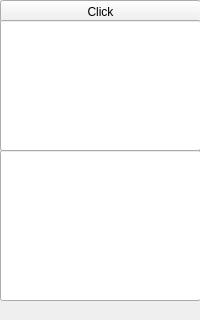
<?xml version="1.0" encoding="UTF-8"?>
<ui version="4.0">
 <class>MainWindow</class>
 <widget class="QMainWindow" name="MainWindow">
  <property name="geometry">
   <rect>
    <x>0</x>
    <y>0</y>
    <width>200</width>
    <height>320</height>
   </rect>
  </property>
  <property name="windowTitle">
   <string>MainWindow</string>
  </property>
  <widget class="QWidget" name="centralWidget">
   <widget class="QPushButton" name="pushButton">
    <property name="geometry">
     <rect>
      <x>0</x>
      <y>0</y>
      <width>201</width>
      <height>23</height>
     </rect>
    </property>
    <property name="text">
     <string>Click</string>
    </property>
   </widget>
   <widget class="QLineEdit" name="lineEdit">
    <property name="geometry">
     <rect>
      <x>0</x>
      <y>20</y>
      <width>201</width>
      <height>131</height>
     </rect>
    </property>
   </widget>
   <widget class="QLineEdit" name="lineEdit_2">
    <property name="geometry">
     <rect>
      <x>0</x>
      <y>150</y>
      <width>201</width>
      <height>151</height>
     </rect>
    </property>
   </widget>
  </widget>
  <widget class="QMenuBar" name="menuBar">
   <property name="geometry">
    <rect>
     <x>0</x>
     <y>0</y>
     <width>200</width>
     <height>21</height>
    </rect>
   </property>
  </widget>
 </widget>
 <layoutdefault spacing="6" margin="11"/>
 <resources/>
 <connections/>
</ui>
